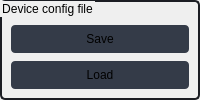
          <widget class="QGroupBox" name="groupBox_save_load">
           <property name="enabled">
            <bool>true</bool>
           </property>
           <property name="minimumSize">
            <size>
             <width>110</width>
             <height>0</height>
            </size>
           </property>
           <property name="styleSheet">
            <string notr="true">QGroupBox {
	border-radius: 5px;
	border: 2px solid rgb(27, 29, 35);
}

QFrame {
	border-radius: 5px;
	border: 2px solid rgb(27, 29, 35);
}

QPushButton {
	border: 2px solid rgb(52, 59, 72);
	border-radius: 5px;	
	background-color: rgb(52, 59, 72);
}
QPushButton:hover {
	background-color: rgb(57, 65, 80);
	border: 2px solid rgb(61, 70, 86);
}
QPushButton:pressed {	
	background-color: rgb(35, 40, 49);
	border: 2px solid rgb(43, 50, 61);
}
QPushButton:disabled {	
	background-color: rgb(35, 40, 49);
	border: 2px solid rgb(43, 50, 61);
}</string>
           </property>
           <property name="title">
            <string>Device config file</string>
           </property>
           <layout class="QVBoxLayout" name="verticalLayout_3">
            <property name="leftMargin">
             <number>6</number>
            </property>
            <property name="topMargin">
             <number>6</number>
            </property>
            <property name="rightMargin">
             <number>6</number>
            </property>
            <property name="bottomMargin">
             <number>6</number>
            </property>
            <item alignment="Qt::AlignBottom">
             <widget class="QFrame" name="groupBox_save_load_buttons">
              <property name="styleSheet">
               <string notr="true">border-color: transparent;</string>
              </property>
              <property name="frameShape">
               <enum>QFrame::StyledPanel</enum>
              </property>
              <property name="frameShadow">
               <enum>QFrame::Raised</enum>
              </property>
              <layout class="QVBoxLayout" name="verticalLayout_10">
               <property name="leftMargin">
                <number>0</number>
               </property>
               <property name="topMargin">
                <number>0</number>
               </property>
               <property name="rightMargin">
                <number>0</number>
               </property>
               <property name="bottomMargin">
                <number>0</number>
               </property>
               <item>
                <widget class="QPushButton" name="save_conf_button">
                 <property name="sizePolicy">
                  <sizepolicy hsizetype="Preferred" vsizetype="Preferred">
                   <horstretch>0</horstretch>
                   <verstretch>0</verstretch>
                  </sizepolicy>
                 </property>
                 <property name="minimumSize">
                  <size>
                   <width>60</width>
                   <height>30</height>
                  </size>
                 </property>
                 <property name="maximumSize">
                  <size>
                   <width>16777215</width>
                   <height>30</height>
                  </size>
                 </property>
                 <property name="text">
                  <string>Save</string>
                 </property>
                 <property name="icon">
                  <iconset resource="../../../st_dtdl_gui/UI/resources.qrc">
                   <normaloff>:/icons/icons/outline_save_white_18dp.png</normaloff>:/icons/icons/outline_save_white_18dp.png</iconset>
                 </property>
                </widget>
               </item>
               <item>
                <widget class="QPushButton" name="load_conf_button">
                 <property name="sizePolicy">
                  <sizepolicy hsizetype="Preferred" vsizetype="Preferred">
                   <horstretch>0</horstretch>
                   <verstretch>0</verstretch>
                  </sizepolicy>
                 </property>
                 <property name="minimumSize">
                  <size>
                   <width>80</width>
                   <height>30</height>
                  </size>
                 </property>
                 <property name="maximumSize">
                  <size>
                   <width>16777215</width>
                   <height>30</height>
                  </size>
                 </property>
                 <property name="text">
                  <string>Load</string>
                 </property>
                 <property name="icon">
                  <iconset resource="../../../st_dtdl_gui/UI/resources.qrc">
                   <normaloff>:/icons/icons/outline_file_upload_white_18dp.png</normaloff>:/icons/icons/outline_file_upload_white_18dp.png</iconset>
                 </property>
                </widget>
               </item>
              </layout>
             </widget>
            </item>
           </layout>
          </widget>
